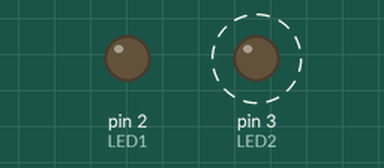
A sketch run on a simulated Arduino Uno, built with avr-gcc and run on an emulated ATmega328P. Parts: output pins drawn as LEDs (lit = HIGH). Dashed ring = blinking.

Above: at 0.5 s.
At 7.5 s:
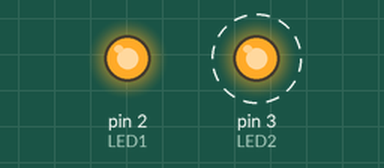
Timing chart, 0 to 9.2 s (numbered marks = the images above):
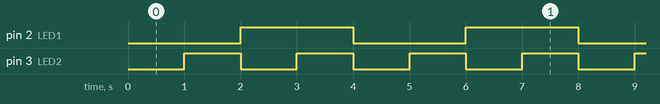

Measured:
- by itself, pin 2 (LED1): alternates HIGH for 2.0 s and LOW for 2.0 s
- by itself, pin 3 (LED2): alternates HIGH for 1.0 s and LOW for 1.0 s
- by itself, everything shown: repeats every 4.0 s, in 4 steps

The sketch:

BlinkBiblioteca.ino
```cpp
//Cria as Threads
#include "Thread.h"
//Agrupa as Threads
#include "ThreadController.h"

#define LED1 2
#define LED2 3

#define LED1_TIMER 2000
#define LED2_TIMER 1000

void piscaLED1(){
  digitalWrite(LED1, !digitalRead(LED1));
}
void piscaLED2(){
  digitalWrite(LED2, !digitalRead(LED2));
}

ThreadController cpu;

Thread threadDoLED1;
Thread threadDoLED2;

void setup(){
  pinMode(LED1, OUTPUT);
  pinMode(LED2, OUTPUT);
  Serial.begin(9600);

  threadDoLED1.setInterval(LED1_TIMER);
  threadDoLED1.onRun(piscaLED1);
  threadDoLED2.setInterval(LED2_TIMER);
  threadDoLED2.onRun(piscaLED2);

  cpu.add(&threadDoLED1);
  cpu.add(&threadDoLED2);
}

void loop(){
  /*Isso
  if(threadDoLED1.shouldRun()){
    threadDoLED1.run();
  }
    if(threadDoLED2.shouldRun()){
    threadDoLED2.run();
  }
  */
  //Ou isso
  //Ele faz o shouldRun para todas as Threads adicionadas
  cpu.run();

}
```
